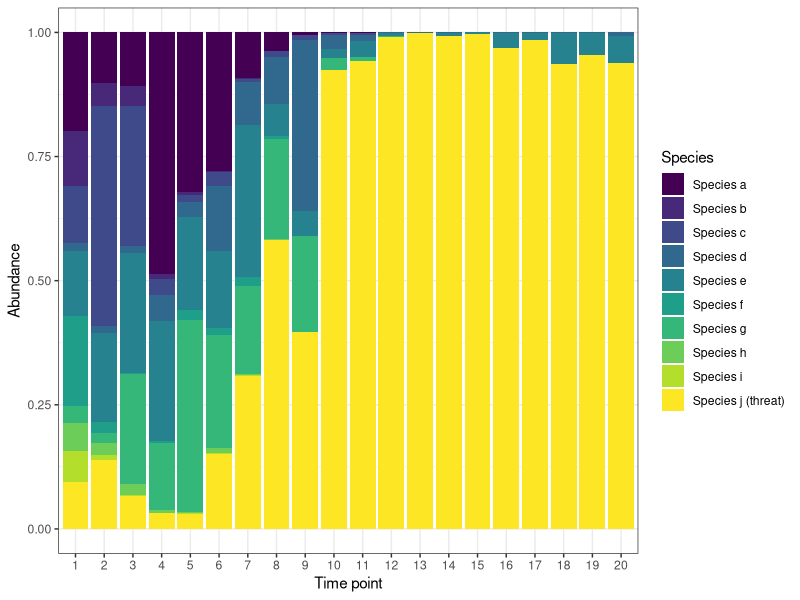
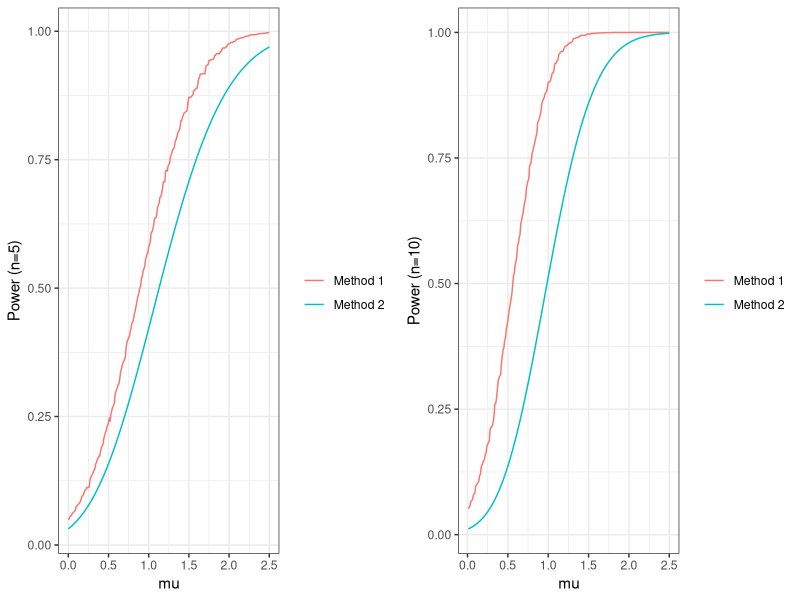

Source code (R) for these figures, in order:
## ---- chunk 1
list.of.packages <- c("ggplot2", "gridExtra", "reshape2", "viridis", "pracma")
new.packages <- list.of.packages[!(list.of.packages %in% installed.packages()[,"Package"])]
if(length(new.packages)) install.packages(new.packages)

library(ggplot2)
library(gridExtra)
library(reshape2)
library(viridis)
library(pracma)
## ---- chunk 2
set.seed(111)
nspecies = 10
time_points = 20
mu_1 <- 0.5
x <- matrix(nrow = nspecies, ncol = time_points)
x[,1] <- rnorm(nspecies)
for (i in 2:time_points) {
  x[,i] <- x[,i - 1] + rnorm(nspecies)
  x[nspecies, i] <- x[nspecies, i - 1] + rnorm(1, mu_1)
}
x <- exp(x)

x <- data.frame(x)
colnames(x) <- 1:time_points

x <- melt(x, id.vars=c())
colnames(x) <- c("Time", "Abundance")
x$Species <- rep(paste0("Species ", letters[1:nspecies]), nspecies)
x$Species[x$Species == "Species j"] = "Species j (threat)"

ggplot(x, aes(fill=Species, y=Abundance, x=Time)) + 
  geom_bar(position="fill", stat="identity") + 
  scale_fill_viridis(discrete = T) +
  theme_bw() + 
  xlab("Time point")
## ---- chunk 3
fun <- function(x, y, mu, sigma_sq, n, alpha) { 
  for_return <- (pt(x / sqrt(sigma_sq * y / ((n - 1) * n)), n-1) > 1 - alpha) * 
    dnorm(x, mu, sd = sqrt(sigma_sq / n)) * 
    dchisq(y, n-1)
  return (for_return)
}

power_1 <- function(mu, sigma_sq, n, alpha) {
  # Integrating from 5 sds below and above should be fine for mu and sigma_sq
  integral2(fun, mu - sqrt(sigma_sq) * 5, mu + sqrt(sigma_sq) * 5, 0, 10 * n, 
            mu=mu, sigma_sq=sigma_sq, n = n, alpha=alpha, reltol = 1e-14)$Q
}

sigma_sq <- 1
mu <- seq(0, 2.5, 0.01)
n <- 5
alpha <- 0.05

power_2 <- function(mu, sigma_sq, n, alpha) {
  1 - pbinom(qbinom(1-alpha, n, 1/2), n, pnorm(mu/sqrt(sigma_sq)))
}

results_mat <- matrix(nrow = length(mu), ncol = 3)
for (i in 1:length(mu)) {
  results_mat[i,] <- c(mu[i], power_1(mu[i], sigma_sq, n, alpha), 
                       power_2(mu[i], sigma_sq, n, alpha))
}

results_mat <- data.frame(results_mat)
colnames(results_mat) <- c("mu", "Method 1", "Method 2")
results_mat <- melt(results_mat, id.vars=c("mu"))

p1 <- ggplot(results_mat, aes(x=mu, y=value, col=variable)) + 
  geom_line() + 
  ylab("Power (n=5)") + 
  labs(col="") + 
  theme_bw()

sigma_sq <- 1
mu <- seq(0.01, 2.5, 0.01)
n <- 10
alpha <- 0.05

power_2 <- function(mu, sigma_sq, n, alpha) {
  1 - pbinom(qbinom(1-alpha, n, 1/2), n, pnorm(mu/sqrt(sigma_sq)))
}

results_mat <- matrix(nrow = length(mu), ncol = 3)
for (i in 1:length(mu)) {
  results_mat[i,] <- c(mu[i], power_1(mu[i], sigma_sq, n, alpha), 
                       power_2(mu[i], sigma_sq, n, alpha))
}

results_mat <- data.frame(results_mat)
colnames(results_mat) <- c("mu", "Method 1", "Method 2")
results_mat <- melt(results_mat, id.vars=c("mu"))

p2 <- ggplot(results_mat, aes(x=mu, y=value, col=variable)) + 
  geom_line() + 
  ylab("Power (n=10)") + 
  labs(col="") + 
  theme_bw()

grid.arrange(p1, p2, ncol=2)
